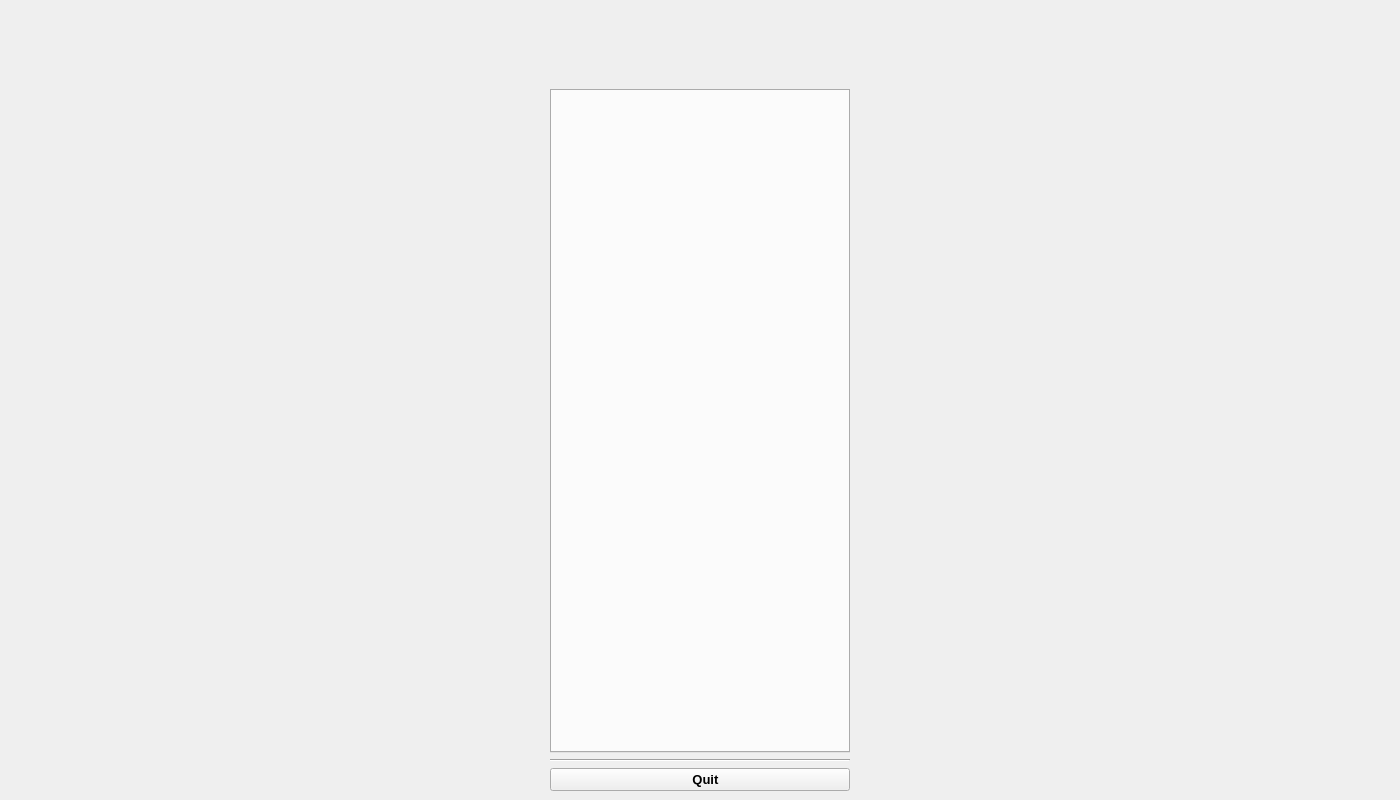
<?xml version="1.0" encoding="UTF-8"?>
<ui version="4.0">
 <class>MainWindow</class>
 <widget class="QMainWindow" name="MainWindow">
  <property name="geometry">
   <rect>
    <x>0</x>
    <y>0</y>
    <width>1400</width>
    <height>800</height>
   </rect>
  </property>
  <property name="sizePolicy">
   <sizepolicy hsizetype="Preferred" vsizetype="Preferred">
    <horstretch>0</horstretch>
    <verstretch>0</verstretch>
   </sizepolicy>
  </property>
  <property name="minimumSize">
   <size>
    <width>0</width>
    <height>0</height>
   </size>
  </property>
  <property name="baseSize">
   <size>
    <width>0</width>
    <height>0</height>
   </size>
  </property>
  <property name="font">
   <font>
    <pointsize>9</pointsize>
    <weight>50</weight>
    <bold>false</bold>
   </font>
  </property>
  <property name="windowTitle">
   <string>LAAM Monitoring</string>
  </property>
  <property name="windowIcon">
   <iconset>
    <normaloff>p.png</normaloff>p.png</iconset>
  </property>
  <property name="autoFillBackground">
   <bool>false</bool>
  </property>
  <property name="tabShape">
   <enum>QTabWidget::Rounded</enum>
  </property>
  <property name="dockNestingEnabled">
   <bool>false</bool>
  </property>
  <property name="unifiedTitleAndToolBarOnMac">
   <bool>false</bool>
  </property>
  <widget class="QWidget" name="centralwidget">
   <property name="font">
    <font>
     <pointsize>9</pointsize>
     <weight>50</weight>
     <italic>false</italic>
     <bold>false</bold>
    </font>
   </property>
   <layout class="QHBoxLayout" name="horizontalLayout" stretch="8,2">
    <item>
     <layout class="QHBoxLayout" name="boxPlot">
      <property name="spacing">
       <number>0</number>
      </property>
     </layout>
    </item>
    <item>
     <layout class="QVBoxLayout" name="verticalLayout" stretch="1,9,0,0">
      <item>
       <widget class="QLabel" name="lblLogo">
        <property name="frameShape">
         <enum>QFrame::NoFrame</enum>
        </property>
        <property name="lineWidth">
         <number>1</number>
        </property>
        <property name="text">
         <string/>
        </property>
        <property name="pixmap">
         <pixmap>p.png</pixmap>
        </property>
        <property name="alignment">
         <set>Qt::AlignCenter</set>
        </property>
       </widget>
      </item>
      <item>
       <widget class="QTabWidget" name="tabWidget">
        <property name="minimumSize">
         <size>
          <width>300</width>
          <height>0</height>
         </size>
        </property>
        <property name="maximumSize">
         <size>
          <width>300</width>
          <height>16777215</height>
         </size>
        </property>
        <property name="font">
         <font>
          <italic>false</italic>
         </font>
        </property>
        <property name="currentIndex">
         <number>-1</number>
        </property>
       </widget>
      </item>
      <item>
       <widget class="Line" name="line_3">
        <property name="orientation">
         <enum>Qt::Horizontal</enum>
        </property>
       </widget>
      </item>
      <item>
       <widget class="QPushButton" name="btnQuit">
        <property name="enabled">
         <bool>true</bool>
        </property>
        <property name="sizePolicy">
         <sizepolicy hsizetype="Minimum" vsizetype="Fixed">
          <horstretch>0</horstretch>
          <verstretch>0</verstretch>
         </sizepolicy>
        </property>
        <property name="minimumSize">
         <size>
          <width>300</width>
          <height>0</height>
         </size>
        </property>
        <property name="maximumSize">
         <size>
          <width>300</width>
          <height>16777215</height>
         </size>
        </property>
        <property name="font">
         <font>
          <pointsize>10</pointsize>
          <weight>75</weight>
          <bold>true</bold>
         </font>
        </property>
        <property name="autoFillBackground">
         <bool>false</bool>
        </property>
        <property name="text">
         <string>   Quit</string>
        </property>
        <property name="icon">
         <iconset theme="application-exit">
          <normaloff>.</normaloff>.</iconset>
        </property>
        <property name="flat">
         <bool>false</bool>
        </property>
       </widget>
      </item>
     </layout>
    </item>
   </layout>
  </widget>
 </widget>
 <resources/>
 <connections/>
</ui>
